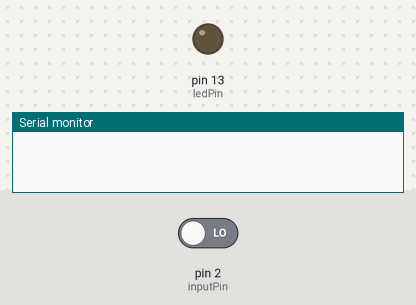
Simulated run of this sketch. Board: Arduino Uno, built with avr-gcc and run on an emulated ATmega328P. On the bench: output pins drawn as LEDs (lit = HIGH), the last lines printed to the serial monitor. The inputs (shaded band) are chosen by the test bench; at power-on: pin 2 (inputPin) LOW.

Above: at 1.2 s.
1.3 s: pin 2 (inputPin) driven HIGH
At 2.1 s:
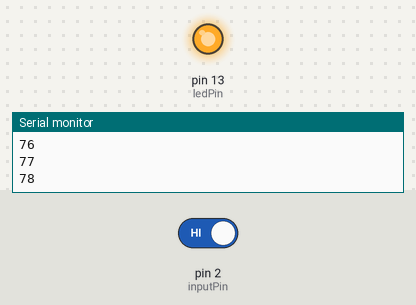
2.8 s: pin 2 (inputPin) driven LOW
At 3.2 s:
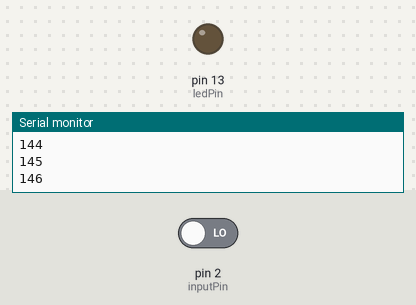
Timing chart, 0 to 5.8 s (numbered marks = the images above; inputs shaded):
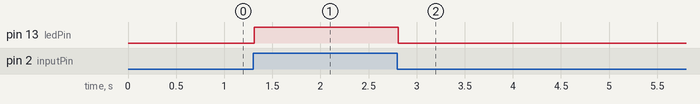

The sketch:

debouncing.ino
```cpp
/*
Debounce
핀 2에 연결된 스위치로 핀 13에 연결된 led를 켠다.
디바운스 논리는 스위치 상태를 잘못 읽게 되는 상황을 방지한다.
*/

const int ledPin = 13; //입력 핀 번호
const int inputPin = 2; //출력 핀 번호
const int debounceDelay = 10; //안정된 상태가 될 때까지 기다리는 시간(밀리초)

//debounce 함수는 지정된 핀의 스위치가 닫혀 있고 안정된 상태이면 true를 리턴한다.
boolean debounce (int pin)
{
    boolean state;
    boolean previousState;

    previousState = digitalRead(pin); //스위치 상태를 저장한다.
    for(int counter=0; counter < debounceDelay; counter++)
    {
        delay(1); // 1밀리초 동안 대기한다.
        state = digitalRead(pin); //핀을 읽는다.
        if( state != previousState )
        {
            counter = 0; //상태가 변경이 되면 카운터를 재설정한다.
            previousState = state; // 그리고 현재 상태를 저장한다.
        }
    }
    // 스위치가 디바운스 기간보다 긴 시간동안 안정된 상태를 유지하게되면 여기에 도달하게 된다.
    return state;
}

int count;

void setup()
{
    pinMode(ledPin, OUTPUT);
    pinMode(inputPin, INPUT);
    Serial.begin(9600);
}

void loop()
{
    if (debounce(inputPin))
    {
        digitalWrite(ledPin, HIGH);
        count++; //count 값을 증가시킨다.
        Serial.println(count);
    }
    else
    {
        digitalWrite(ledPin, LOW);
    }
}
```

Measured:
- after the input at 1.3 s, pin 13 (ledPin): LOW → HIGH at once
- after the input at 2.8 s, pin 13 (ledPin): HIGH → LOW at once
